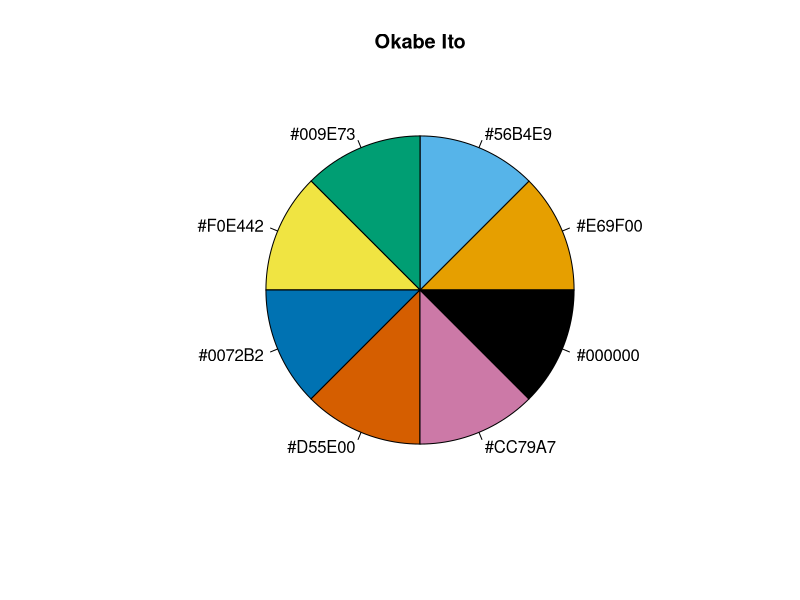

Write R code to recreate this figure. (Note: this script raises an error after producing the figure.)
# clear all objects including hidden objects ----------
rm(list = ls(all.names = TRUE)) 

# free up memory and report memory usage --------------
gc()

# load packages of general use across the project --------------
library(tidyverse)
library(cowplot)
library(png)
library(patchwork)
library(RColorBrewer)

# define some colour-blind-friendly colour palettes --------------
#From Color Universal Design (CUD): https://jfly.uni-koeln.de/color/
Okabe_Ito <- c("#E69F00", "#56B4E9", "#009E73", "#F0E442", "#0072B2", "#D55E00", 
               "#CC79A7", "#000000")
blues <- brewer.pal(9, 'Blues')
bluepurple <- brewer.pal(9, 'BuPu')
oranges <- brewer.pal(9, 'YlOrRd')

#add your favourite colour palettes

# show as coloured pie charts --------------

dev.new()
pie(rep(1,8), col=Okabe_Ito, Okabe_Ito, main='Okabe Ito')

# save session info and Rstudio version info for reproducibility ----------------
writeLines(capture.output(sessionInfo()), "code/sessionInfo.txt")
writeLines(capture.output(rstudioapi::versionInfo()), "code/versionInfo.txt")

# functions of general use ---------------
